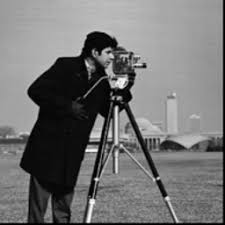
#> input picture Images/camera.jfif, 225 x 225 px
$ python substitutionEncryption.py
#> lines starting #> are read from the running program, lines starting #| are printed output that depends on the picture
### LogisticsKey.py
def logistic_key(x, r, size):
    """
    This function accepts the initial x value,
    r value and the number of keys required for
    encryption.
    The function returns a list of pseudo-random
    numbers generated from the logistic equation.
    """

    key = []

    for i in range(size):
        x = r*x*(1-x)   # The logistic equation
        key.append(int((x*pow(10, 16))%256))    # Converting the generated number between 0 to 255

    return key

### substitutionEncryption.py
import LogisticsKey as key   # Importing the key generating function
import numpy as np
import matplotlib.pyplot as plt
import matplotlib.image as img

# Accepting an image
path = str(input('Enter the path of image\n'))
#> the answer given: Images/camera.jfif
image = img.imread(path)
#> image is the input picture: shape (225, 225, 3); min 0, max 255, mean 115.5

# Displaying the image
plt.imshow(image)
plt.show()

# Generating dimensions of the image
height = image.shape[0]
#> height = 225
width = image.shape[1]
#> width = 225
print(height, width)
#| 225 225

# Generating keys
# Calling logistic_key and providing r value such that the keys are pseudo-random
# and generating a key for every pixel of the image
generatedKey = key.logistic_key(0.01, 3.95, height*width)
print(generatedKey)
#> (printed output is left out)

# Encryption using XOR
z = 0

# Initializing the encrypted image
encryptedImage = np.zeros(shape=[height, width, 3], dtype=np.uint8)

# Substituting all the pixels in original image with nested for
for i in range(height):
    for j in range(width):
        # USing the XOR operation between image pixels and keys
        encryptedImage[i, j] = image[i, j].astype(int) ^ generatedKey[z]
        z += 1
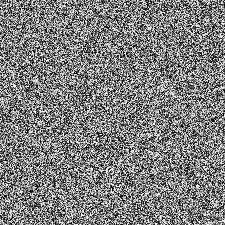
#> encryptedImage: shape (225, 225, 3); min 0, max 255, mean 127.1
#> after the loop, z = 50625

# Displaying the encrypted image
plt.imshow(encryptedImage)
plt.show()

# Decryption using XOR
z = 0

# Initializing the decrypted image
decryptedImage = np.zeros(shape=[height, width, 3], dtype=np.uint8)

# Substituting all the pixels in encrypted image with nested for
for i in range(height):
    for j in range(width):
        # USing the XOR operation between encrypted image pixels and keys
        decryptedImage[i, j] = encryptedImage[i, j].astype(int) ^ generatedKey[z]
        z += 1
#> after the loop, z = 50625

# Displaying the decrypted image
plt.imshow(decryptedImage)
plt.show()
